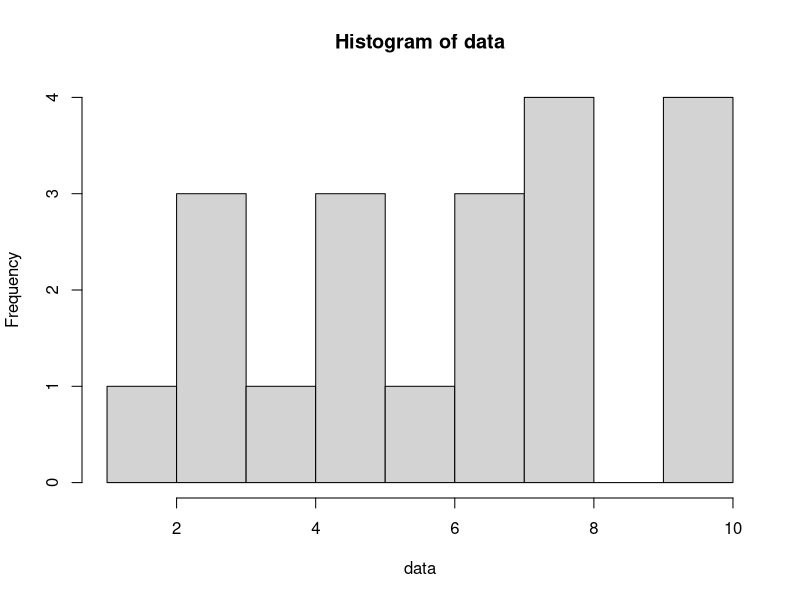

This chart was generated by the following R code:
set.seed(1)
#Generate random number and store it in a variable called data
data =  runif(20,1,10)
data

#calculate the mean
mean = mean(data)
mean

#calculate median
med = median(data)
print(med)
cat("median = ",med)

#create a fnx for calculating mode
result <- mode(data)
print(result)
cat("mode =",result)

#calculate variance and standard deviation
varia = var(data)
stddev = sqrt(varia)
print(stddev)
cat('standard deviation =', stddev)

#plot histagram
hist(data, bins=10, range = c(0,10), edgecolor = 'black')
 